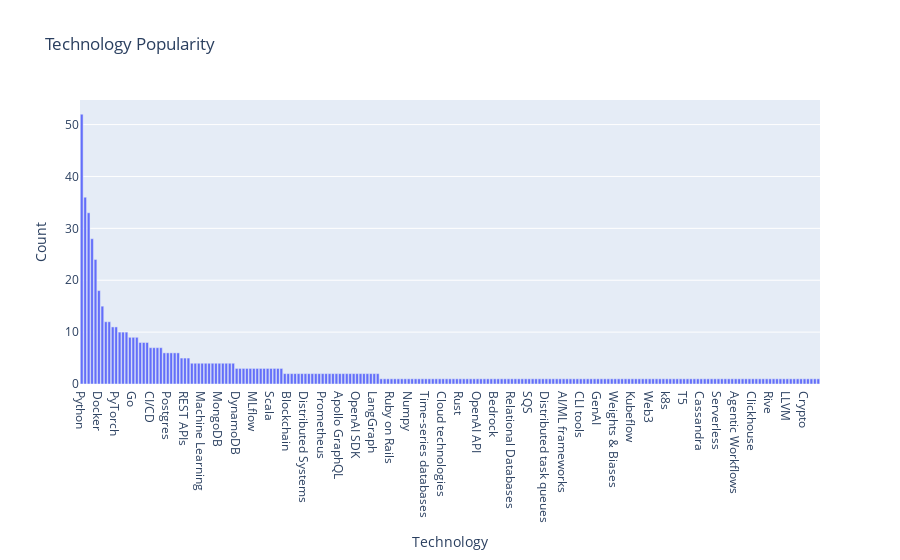

Notebook source saved alongside this figure:
### Code cell
import ast

def parse_tech_list(val):
    # Defensive checks for empty, nan, or None
    if val is None or (isinstance(val, float) and pd.isnull(val)) or str(val).strip() in ('', '[]', 'nan', 'None'):
        return []
    # Already a list, just return
    if isinstance(val, list):
        return val
    # Try parsing from string representation
    try:
        parsed = ast.literal_eval(val)
        if isinstance(parsed, list):
            return parsed
        else:
            return [str(parsed)]
    except Exception:
        # Fallback, return as a single-element list
        return [str(val)]


tech_list = df['technologies'].apply(parse_tech_list).explode()
tech_counts = tech_list.value_counts().reset_index()
tech_counts.columns = ['Technology', 'Count']

fig = px.bar(tech_counts, x='Technology', y='Count', title='Technology Popularity')
fig.show()

### Figure 1 — Plotly figure (JSON) as saved in the notebook; plotly's stock layout.template omitted (floating-point values rounded to 4 significant figures; data arrays with more than 128 entries replaced by an {"elided": "..."} marker saying what was removed)
{"data": [{"hovertemplate": "Technology=%{x}<br>Count=%{y}<extra></extra>", "legendgroup": "", "marker": {"color": "#636efa", "pattern": {"shape": ""}}, "name": "", "orientation": "v", "showlegend": false, "textposition": "auto", "type": "bar", "x": {"elided": "215 str values"}, "xaxis": "x", "y": {"elided": "215 int values"}, "yaxis": "y"}], "layout": {"barmode": "relative", "legend": {"tracegroupgap": 0}, "title": {"text": "Technology Popularity"}, "xaxis": {"anchor": "y", "domain": [0, 1], "title": {"text": "Technology"}}, "yaxis": {"anchor": "x", "domain": [0, 1], "title": {"text": "Count"}}}}
